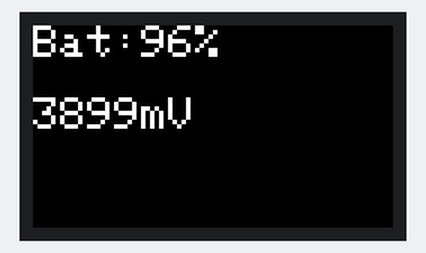
The sketch below on a simulated ESP32. On the bench: 240×135 colour display.

Above: at 0.3 s.

The sketch:

Batterij_kalibratie.ino
```cpp
// Batterij kalibratie tool voor de M5Stickc plus
// Gebruiken bij het niet corect weergeven van batterij precentage
// Batterij voledig opladen. Noteer aantal mV
// Batterij voledig leeg laten lopen todat de M5stick wordt uigeschakeld. Noteer aantal mV

#include <M5StickCPlus.h>

// Noteer hier de juiste aantal mV voor de juiste baterij precentage

int batVol = 3920; //Voltage baterij vol in mV
int batLeeg = 3300; //Voltage baterij leeg in mV

void setup() {
    M5.begin();
    M5.Lcd.setRotation(3);
    M5.Lcd.fillScreen(BLACK);
}

void loop() {

    int batteryLevel = floor(100.0 * (((M5.Axp.GetVbatData() * 1.1) - batLeeg) / (batVol - batLeeg)));
  batteryLevel = batteryLevel > 100 ? 100 : batteryLevel;
    int batteryLevelVolt = (M5.Axp.GetVbatData() * 1.1);

  M5.Lcd.setTextSize(3);
  M5.Lcd.setCursor(0, 0);
  M5.Lcd.println("Bat:" + String(batteryLevel) + "%  ");
  M5.Lcd.println("");
  M5.Lcd.println(String(batteryLevelVolt) + "mV");

  M5.Lcd.setCursor(0, 80);
  if(batteryLevel >= 100){
      M5.Lcd.println("Baterij laad op");   // show when M5 is plugged in
      }
      else {
        M5.Lcd.println("                   ");
      }


}
```
